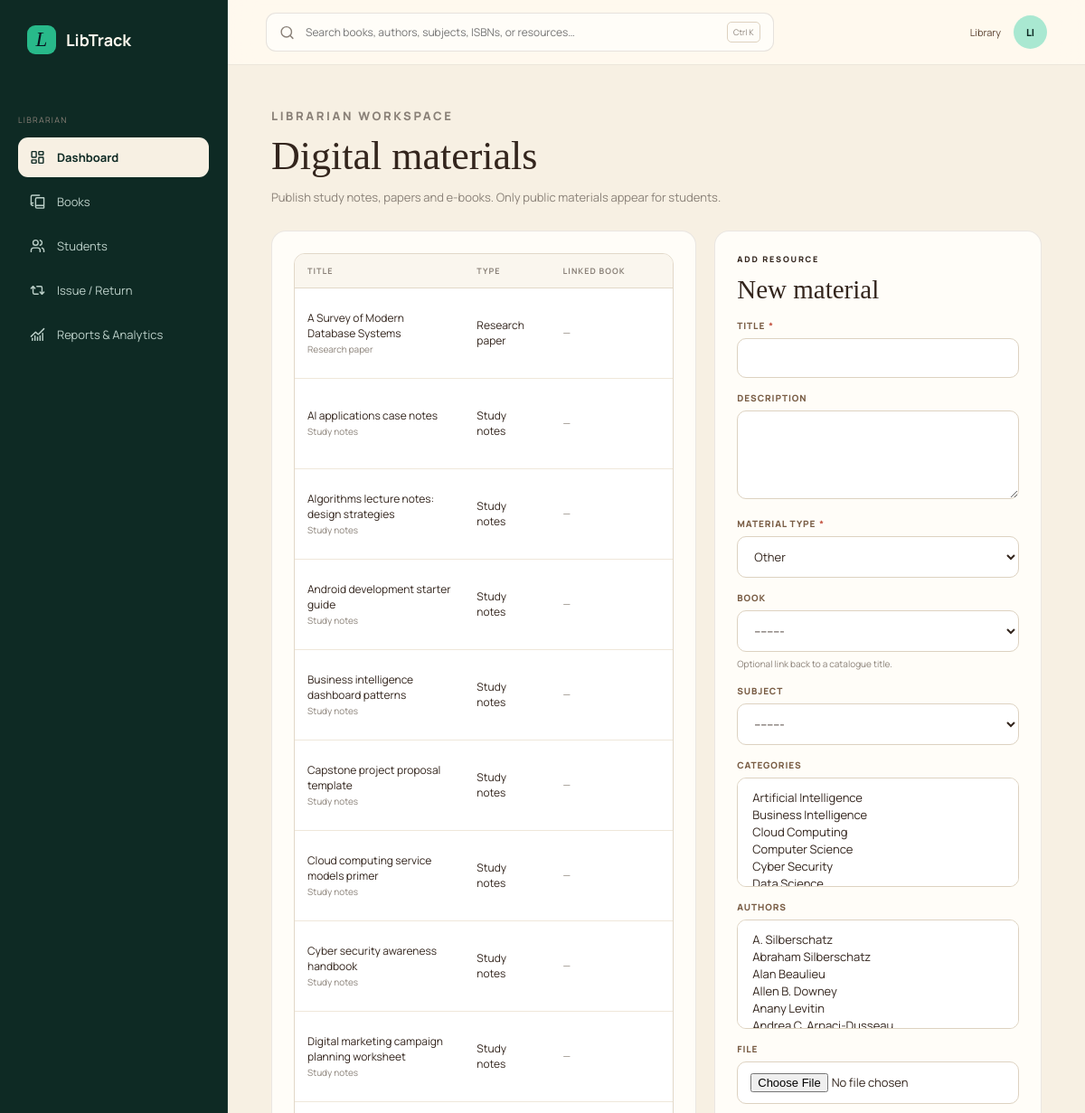
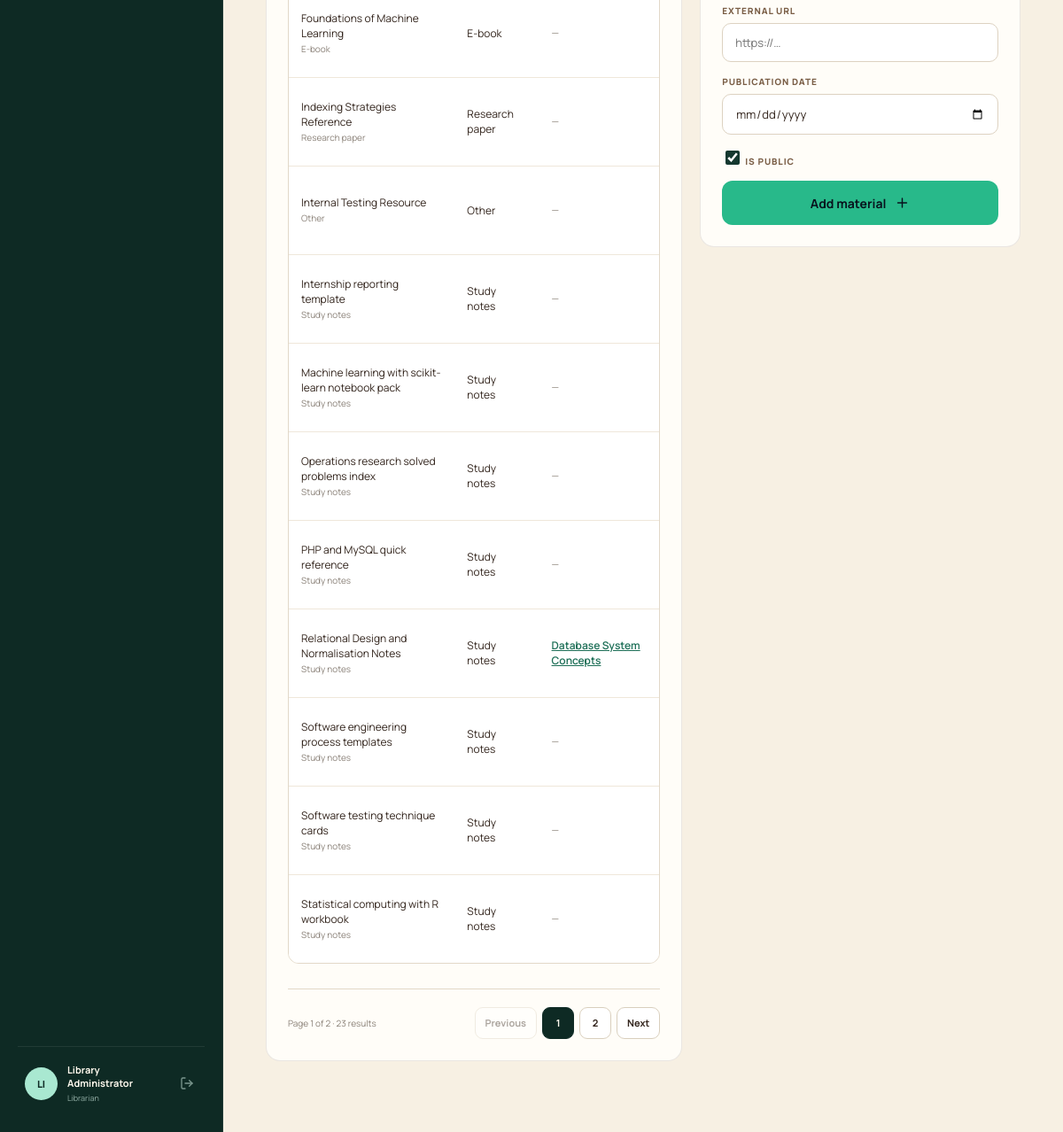
Screenshot of /librarian/materials/ (signed in) with the database file from the repository (2 pictures, top to bottom).
### core/models.py (models this page shows, shortened)
class TimestampedModel(models.Model):
    created_at = models.DateTimeField(auto_now_add=True)
    updated_at = models.DateTimeField(auto_now=True)
    class Meta:
        abstract = True

class DigitalMaterial(TimestampedModel):
    class MaterialType(models.TextChoices):
        EBOOK = "ebook", "E-book"
        PAPER = "paper", "Research paper"
        NOTES = "notes", "Study notes"
        JOURNAL = "journal", "Journal"
        OTHER = "other", "Other"
    title = models.CharField(max_length=240, db_index=True)
    material_type = models.CharField(
        max_length=12, choices=MaterialType.choices, default=MaterialType.OTHER)
    book = models.ForeignKey(
        Book, null=True, blank=True, on_delete=models.SET_NULL,
        related_name="digital_materials", help_text="Optional link back to a catalogue title.")
    subject = models.ForeignKey(
        Subject, null=True, blank=True, on_delete=models.SET_NULL, related_name="materials")
    categories = models.ManyToManyField(Category, related_name="materials", blank=True)
    authors = models.ManyToManyField(Author, related_name="digital_materials", blank=True)
    description = models.TextField(blank=True)
    file = models.FileField(upload_to="materials/", blank=True)
    external_url = models.URLField(max_length=500, blank=True)
    publication_date = models.DateField(null=True, blank=True)
    is_public = models.BooleanField(default=True, db_index=True)
    class Meta:
        ordering = ["title"]
        indexes = [
            models.Index(fields=["material_type", "is_public"], name="material_type_public_idx"),
        ]
        constraints = [
            models.CheckConstraint(
                condition=~models.Q(file="") | ~models.Q(external_url=""),
                name="material_has_a_source"),
        ]

class Book(TimestampedModel):
    title = models.CharField(max_length=240, db_index=True)
    slug = models.SlugField(max_length=260, unique=True, blank=True)
    subtitle = models.CharField(max_length=240, blank=True)
    isbn = models.CharField(max_length=20, unique=True, null=True, blank=True)
    authors = models.ManyToManyField(Author, related_name="books", blank=True)
    categories = models.ManyToManyField(Category, related_name="books", blank=True)
    subject = models.ForeignKey(
        Subject, null=True, blank=True, on_delete=models.SET_NULL, related_name="books")
    publisher = models.CharField(max_length=160, blank=True)
    publication_year = models.PositiveSmallIntegerField(null=True, blank=True)
    edition = models.CharField(max_length=40, blank=True)
    language = models.CharField(max_length=40, default="English")
    page_count = models.PositiveIntegerField(null=True, blank=True)
    description = models.TextField(blank=True)
    cover = models.ImageField(upload_to="covers/", blank=True, null=True)
    cover_family = models.CharField(max_length=40, blank=True, db_index=True)
    featured = models.BooleanField(default=False, db_index=True)
    is_active = models.BooleanField(default=True, db_index=True)
    objects = BookQuerySet.as_manager()
    class Meta:
        ordering = ["title"]
        indexes = [
            models.Index(fields=["is_active", "title"], name="book_active_title_idx"),
            models.Index(fields=["is_active", "featured"], name="book_active_featured_idx"),
            models.Index(fields=["subject", "publication_year"], name="book_subject_year_idx"),
        ]
    def __str__(self):
        return self.title

### core/views.py (the view)
# urls.py: path("librarian/materials/", views.librarian_materials, name="librarian_materials"),
@_librarian_required
def librarian_materials(request):
    if request.method == "POST":
        form = DigitalMaterialForm(request.POST, request.FILES)
        if form.is_valid():
            material = form.save()
            services.log_action(ActivityLog.Action.ADMIN, user=request.user,
                                description=f"Added material {material.title}", obj=material)
            messages.success(request, f"“{material.title}” was added.")
            return redirect("core:librarian_materials")
        messages.error(request, "Please correct the highlighted fields.")
    else:
        form = DigitalMaterialForm()
    materials_qs = (DigitalMaterial.objects.select_related("subject", "book")
                    .prefetch_related("categories", "authors").order_by("title"))
    page = _page(request, materials_qs, per_page=20)
    return render(request, "librarian/materials.html", {
        "form": form, "page_obj": page, "materials": page.object_list,
        "section": "librarian",
    })

### core/context_processors.py (called while the page is built)
def library_rules(request):
    return {"LIBRARY_RULES": django_settings.LIBRARY_RULES}

### core/models.py (called while the page is built)
    def __str__(self):
        return self.name

    def __str__(self):
        return self.name

    def __str__(self):
        if self.semester_id and self.code:
            return f"{self.code} — {self.name}"
        return self.name

### core/views.py (called while the page is built)
def _librarian_required(view):
    return user_passes_test(
        lambda u: u.is_authenticated and u.is_staff, login_url="core:portal_select")(view)

def _page(request, queryset, per_page=None):
    paginator = Paginator(queryset, per_page or services.rules()["PAGE_SIZE"])
    return paginator.get_page(request.GET.get("page"))

### templates/librarian/materials.html (shortened to what this page needs)
{% extends "base.html" %}
{% block content %}
<div class="app-shell">
  {% include "partials/sidebar.html" %}
  <main class="app-main">
    {% include "partials/topbar.html" %}
    <section class="content-pad">
      <div class="page-intro">
        <p class="app-eyebrow">LIBRARIAN WORKSPACE</p>
        <h1>Digital materials</h1>
        <p>Publish study notes, papers and e-books. Only public materials appear for students.</p>
      </div>
      <div class="panel-grid">
        <section class="panel">
          <div class="table-wrap">
            <table class="data-table">
              <thead><tr><th>Title</th><th>Type</th><th>Linked book</th><th>Visibility</th><th>Actions</th></tr></thead>
              <tbody>
                {% for material in materials %}
                  <tr>
                    <td>{{ material.title }}<br><small style="color:#8a8178">{{ material.get_material_type_display }}</small></td>
                    <td>{{ material.get_material_type_display }}</td>
                    <td>{% if material.book %}<a href="{% url 'core:book_detail' material.book.slug %}">{{ material.book.title|truncatechars:30 }}</a>{% else %}<span class="inline-note">—</span>{% endif %}</td>
                  </tr>
                {% empty %}
                  <tr><td colspan="5" class="inline-note">No digital materials yet. Add the first one using the form.</td></tr>
                {% endfor %}
              </tbody>
            </table>
          </div>
          {% include "partials/pagination.html" %}
        </section>
        <section class="panel">
          <div class="panel-head"><div><p class="app-eyebrow">ADD RESOURCE</p><h2>New material</h2></div></div>
          <form method="post" enctype="multipart/form-data" novalidate>{% csrf_token %}
            {% for field in form %}{% include "partials/form_field.html" %}{% endfor %}
            <button class="button button-primary" type="submit" style="width:100%">Add material <i data-lucide="plus"></i></button>
          </form>
        </section>
      </div>
    </section>
  </main>
</div>
{% endblock %}

### templates/partials/sidebar.html (shortened to what this page needs)
<aside class="app-sidebar" id="app-sidebar">
  <a class="brand sidebar-brand" href="{% url 'core:home' %}"><span class="brand-mark">L</span><span>LibTrack</span></a>
  <nav class="side-nav" aria-label="Product navigation">
    {% if request.user.is_staff %}
      <p class="nav-label">Librarian</p>
      <a class="{% if section == 'librarian' %}active{% endif %}" href="{% url 'core:librarian' %}"><i data-lucide="layout-dashboard"></i>Dashboard</a>
      <a class="" href="{% url 'core:librarian_books' %}"><i data-lucide="book-copy"></i>Books</a>
      <a class="" href="{% url 'core:librarian_students' %}"><i data-lucide="users"></i>Students</a>
      <a class="{% if request.resolver_match.url_name == 'librarian_circulation' %}active{% endif %}" href="{% url 'core:librarian_circulation' %}"><i data-lucide="repeat-2"></i>Issue / Return</a>
      <a class="{% if request.resolver_match.url_name == 'librarian_reports' %}active{% endif %}" href="{% url 'core:librarian_reports' %}"><i data-lucide="chart-no-axes-combined"></i>Reports &amp; Analytics</a>
    {% endif %}
  </nav>
  <div class="sidebar-user">
    <span class="avatar">{% if request.user.is_authenticated %}{{ request.user.first_name|default:request.user.username|slice:":2"|upper }}{% else %}LT{% endif %}</span>
    <div>
      <strong>{% if request.user.is_authenticated %}{{ request.user.get_full_name|default:request.user.username }}{% else %}Guest reader{% endif %}</strong>
      <small>{% if request.user.is_staff %}Librarian{% elif request.user.student_profile %}{{ request.user.student_profile.department|default:"Student" }}{% else %}Browse the collection{% endif %}</small>
    </div>
    {% if request.user.is_authenticated %}
      <form method="post" action="{% url 'core:logout' %}">{% csrf_token %}<button type="submit" aria-label="Sign out" title="Sign out" class="sidebar-icon-button"><i data-lucide="log-out"></i></button></form>
    {% else %}
      <a href="{% url 'core:portal_select' %}" aria-label="Sign in"><i data-lucide="log-in"></i></a>
    {% endif %}
  </div>
</aside>

### templates/partials/topbar.html (shortened to what this page needs)
<header class="app-topbar">
  <form class="top-search" action="{% url 'core:discover' %}" method="get" role="search"><i data-lucide="search"></i><label class="visually-hidden" for="topbar-search">Search the catalogue</label><input id="topbar-search" name="q" value="{{ request.GET.q|default:'' }}" aria-label="Global search" placeholder="Search books, authors, subjects, ISBNs, or resources…"><kbd>Ctrl K</kbd></form>
  <div class="top-actions">
    {% if request.user.is_authenticated %}
      <span class="topbar-name">{{ request.user.first_name|default:request.user.username }}</span>
      <a class="mini-avatar" href="{% if request.user.is_staff %}{% url 'core:librarian' %}{% else %}{% url 'core:student' %}{% endif %}" aria-label="Go to my dashboard">{{ request.user.first_name|default:request.user.username|slice:":2"|upper }}</a>
    {% else %}
      <a href="{% url 'core:portal_select' %}">Sign in</a>
    {% endif %}
  </div>
</header>

### static/css/app.css (style rules this page uses)
:root { --ink:#08121d;--ink-2:#0b1622;--forest:#0e2a24;--forest-2:#15382f;--emerald:#28b98a;--emerald-soft:#a9e8d1;--cream:#fff9ee;--cream-2:#f7f0e3;--paper:#fffdf8;--brown:#33251d;--brown-2:#5b4332;--muted:#8a8178;--line:rgba(255,255,255,.09);--serif:"Instrument Serif",Georgia,serif;--sans:"Manrope",system-ui,sans-serif }
* { box-sizing:border-box }
html { scroll-behavior:smooth }
body { margin:0;background:var(--cream);color:var(--brown);font-family:var(--sans) }
button,input { font:inherit }
.brand { display:flex;align-items:center;gap:11px;color:var(--cream);font-size:18px;font-weight:700;text-decoration:none }
.brand-mark { display:grid;place-items:center;width:32px;height:32px;border-radius:9px;background:var(--emerald);color:var(--ink);font:italic 23px var(--serif) }
.button { height:50px;border:1px solid transparent;border-radius:12px;padding:0 20px;display:inline-flex;align-items:center;justify-content:center;gap:10px;font-size:14px;font-weight:650;text-decoration:none;cursor:pointer;transition:transform .2s,background .2s,border-color .2s }
.button svg { width:17px }
.button-primary { background:var(--emerald);color:var(--ink) }

### static/css/product.css (style rules this page uses)
.app-shell { min-height:100vh;background:var(--cream-2) }
.app-sidebar { position:fixed;inset:0 auto 0 0;width:252px;padding:28px 20px;background:var(--forest);color:var(--cream);z-index:30;display:flex;flex-direction:column;border-right:1px solid rgba(255,255,255,.08) }
.sidebar-brand { padding:0 10px;margin-bottom:44px }
.side-nav { display:flex;flex-direction:column;gap:5px }
.nav-label { font-size:9px;letter-spacing:.2em;color:#84a49a;text-transform:uppercase;margin:22px 12px 8px }
.side-nav a { height:44px;display:flex;align-items:center;gap:13px;padding:0 13px;border-radius:11px;color:#bcd0c9;text-decoration:none;font-size:13px;transition:.2s }
.side-nav a svg { width:17px }
.side-nav a.active { background:#f7f0e3;color:var(--forest);font-weight:700 }
.sidebar-user { margin-top:auto;padding:18px 8px 4px;border-top:1px solid rgba(255,255,255,.08);display:flex;gap:11px;align-items:center }
.avatar,.mini-avatar { display:grid;place-items:center;width:37px;height:37px;border-radius:50%;background:var(--emerald-soft);color:var(--forest);font-size:11px;font-weight:800 }
.sidebar-user div { display:flex;flex:1;flex-direction:column }
.sidebar-user strong { font-size:11px }
.sidebar-user small { color:#91ada4;font-size:9px;margin-top:3px }
.sidebar-user svg { width:16px;color:#7b978e }
.app-main { margin-left:252px;min-width:0 }
.app-topbar { height:72px;padding:0 42px;background:rgba(255,249,238,.94);backdrop-filter:blur(15px);border-bottom:1px solid rgba(51,37,29,.09);display:flex;align-items:center;gap:20px;position:sticky;top:0;z-index:20 }
.top-search { height:43px;width:min(620px,65%);display:flex;align-items:center;gap:10px;padding:0 14px;background:#fffdf8;border:1px solid rgba(51,37,29,.12);border-radius:11px }
.top-search svg { width:17px;color:#8a8178 }
.top-search input { border:0;background:transparent;outline:none;flex:1;font-size:12px }
.top-search kbd { font:9px var(--sans);border:1px solid #ddd1bf;padding:4px 6px;border-radius:5px;color:#8a8178 }
.top-actions { margin-left:auto;display:flex;align-items:center;gap:14px }
.mini-avatar { text-decoration:none }
.content-pad { padding:46px clamp(28px,4vw,62px) 80px;max-width:1500px;margin:auto }
.app-eyebrow { margin:0 0 12px;color:var(--success);font-size:9px;font-weight:800;letter-spacing:.2em;text-transform:uppercase }

### rows the page displays
DigitalMaterial: title "A Survey of Modern Database Systems", material_type "Research paper"
DigitalMaterial: title "AI applications case notes", material_type "Study notes"
DigitalMaterial: title "Algorithms lecture notes: design strategies", material_type "Study notes"
DigitalMaterial: title "Android development starter guide", material_type "Study notes"
DigitalMaterial: title "Business intelligence dashboard patterns", material_type "Study notes"
DigitalMaterial: title "Capstone project proposal template", material_type "Study notes"
DigitalMaterial: title "Cloud computing service models primer", material_type "Study notes"
DigitalMaterial: title "Cyber security awareness handbook", material_type "Study notes"
DigitalMaterial: title "Digital marketing campaign planning worksheet", material_type "Study notes"
DigitalMaterial: title "Foundations of Machine Learning", material_type "E-book"
DigitalMaterial: title "Indexing Strategies Reference", material_type "Research paper"
DigitalMaterial: title "Internal Testing Resource", material_type "Other"
DigitalMaterial: title "Internship reporting template", material_type "Study notes"
DigitalMaterial: title "Machine learning with scikit-learn notebook pack", material_type "Study notes"
DigitalMaterial: title "Operations research solved problems index", material_type "Study notes"
DigitalMaterial: title "PHP and MySQL quick reference", material_type "Study notes"
DigitalMaterial: title "Relational Design and Normalisation Notes", material_type "Study notes", book "Database System Concepts"
DigitalMaterial: title "Software engineering process templates", material_type "Study notes"
DigitalMaterial: title "Software testing technique cards", material_type "Study notes"
DigitalMaterial: title "Statistical computing with R workbook", material_type "Study notes"

### other values shown
{{ request.user.first_name|default:request.user.username|slice:":2"|upper }} "LI"
{{ request.user.get_full_name|default:request.user.username }} "Library Administrator"
{{ request.user.first_name|default:request.user.username }} "Library"
{{ page_obj.number }} "1"
{{ page_obj.paginator.num_pages }} "2"
{{ page_obj.paginator.count }} "23"
{{ num }} "1"
{{ num }} "2"
{{ field.label }} "TITLE" "DESCRIPTION" "MATERIAL TYPE" "BOOK" "SUBJECT" "CATEGORIES" "AUTHORS" "FILE" "EXTERNAL URL" "PUBLICATION DATE"
{{ field.help_text }} "Optional link back to a catalogue title."
{{ field.label }} "IS PUBLIC"
